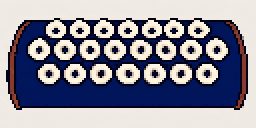
#> input picture assets/source/closeups/tries/pad/1-redrawn.png, 128 x 64 px, given in place of stage-left-s11.png, which was not available (shown 2 times larger)
$ python build_stage.py
#> lines starting #> are read from the running program, lines starting #| are printed output that depends on the picture
"""The Stardust Lounge's stage and near-catch 3's own pieces (deck 6; remade 2026-11-24,
docs/near-catch-3-remake-log.md), from assets/source/stage/gen/ (its README has the jobs) into assets/ship/stage/.

    python tools/build_stage.py

- `stage.png` (320 x 128, its left column the stage's forward end, its last row the row over the floor's line; washed
  12% toward the corridor wall, `STAGE_WASH`, as are the valance and the hatch's two pictures): the
  stage's left half as PixelLab redrew it from a flat rough (curtain, valance, lighting bar, star cloth, boards), its
  right half that half mirrored, and the drum kit, redrawn in the stage's own light from the game's own piece where it
  stands, pasted in by its box.
- `valance.png`: the valance cut from it by its reds and golds, laid again over what goes up behind it (Bumbot on
  the rope).
- `lamp.png`: the hanging lamp (generated; hung by the game on a cable, turned as it swings).
- `trap-open.png`: the open hatch (lid up, a ladder's top in the opening), what the inpaint drew in its box of the
  stage's own picture; `trap-shut.png`: its seam and ring in the boards, drawn by rule (flat by nature).
- `snag.png`: the rival's leap, his net on the lamp, his swing and his drop through the hatch: seventeen frames of
  128 x 128 (the picture's left column is `SNAG_X` px into the stage's), made by PixMiniMax on a green copy of the
  stage (he is navy on a navy cloth) from his run's frame to the place with the hatch open, and cut here: what is not
  green and not the place's own picture (the start's until the hatch opens, the end's after), the generator's own lamp
  and cable taken out (the game hangs its own behind his net, where each frame's was measured: `LENS`), loose specks
  dropped; set to the colours his own frames have in the people's sheet (`his_colours`: run after the people's build).
- `puff.png`: the flour out of the hatch, nine frames of 64 x 64: what differs from the place and is light.
- `stage.json`: where each stands.
"""
import json
from pathlib import Path

from PIL import Image, ImageDraw

ROOT = Path(__file__).resolve().parent.parent
SRC = ROOT / "assets" / "source" / "stage" / "gen"
OUT = ROOT / "assets" / "ship" / "stage"

W, H = 320, 128
DRUMS = (22, 72, 100, 128)          # the drum kit's box in the left half
TRAP_BOX = (90, 92, 132, 128)       # the open hatch's box in the stage's picture (the inpaint's mask)
SEAM = (112, 134)                   # the shut hatch's seam, from and to (stage px): over the open one's hole
SNAG_X = 48                         # the rival's clip: its left column in the stage's picture
SNAG_TRY, OPEN_FRAME = "snag-s23", 13
# The lamp's lens in each frame of his clip (clip px), measured from its yellow in the generated frames.
LENS = [(42, 33.5)] * 5 + [(44, 33.5), (46, 33.5), (49.1, 33.5), (50, 34.5), (52, 37.5), (53, 41.5), (53, 50.5),
                           (54, 65.5), (50, 74.5), (47, 77.5), (44, 77.5), (42, 77.5)]
PUFF_BOX, PUFF_FRAMES = (92, 64), range(2, 11)
LANTERNS = [48, 139]                # the lighting bar's lanterns in the left half (their lenses at row 31)
# The stage's picture is washed this far toward the corridor wall, as every background prop is toward it by its place's
# level (tools/build_ship_art.py's `WALL`): the user, 2026-11-24, of the stage in full colour: it "pops out too much
# ... add a bit of a wash to the stage"; the theatre's props round it came down from 12% to 6% (`-w6`) to meet it. Of six
# strengths drawn in the running game, the props 6% and the stage 12% (18% was in for a moment, on a "D" that was
# the male dancer's letter: the user, asked, "Back to 12%").
# The lamp, the people, the rival's clip and the flour are not washed: nothing she meets or watches is.
STAGE_WASH, WALL = 0.12, (0xE9, 0xDF, 0xCC)


def dist(a, b):
    return abs(a[0] - b[0]) + abs(a[1] - b[1]) + abs(a[2] - b[2])


def red(c):
    return (c[0] > 90 and c[0] > c[2] * 1.5 and c[0] > c[1] * 1.5) or (c[0] > 150 and c[1] > 100 and c[2] < 110)


def green(c):
    return c[1] > 120 and c[1] > c[0] * 1.6 and c[1] > c[2] * 1.6


def washed(im):
    out = im.convert("RGBA")
    px = out.load()
    for y in range(out.height):
        for x in range(out.width):
            r, g, b, a = px[x, y]
            if a:
                px[x, y] = (*(round(c + (w - c) * STAGE_WASH) for c, w in zip((r, g, b), WALL)), a)
    return out


def stage():
    half = Image.open(SRC / "stage-left-s11.png").convert("RGB")
    drums = Image.open(SRC / "redraw-left-drums.png").convert("RGB")
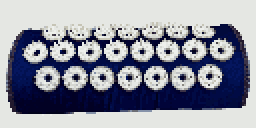
#> input picture assets/source/closeups/tries/pad/2-faithful.png, 128 x 64 px, given in place of redraw-left-drums.png, which was not available (shown 2 times larger)
    st = Image.new("RGB", (W, H))
#> st: PIL image 320x128 RGB; every value is 0
    st.paste(half, (0, 0))
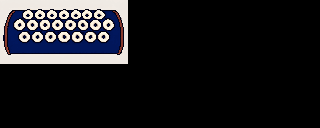
#> st: PIL image 320x128 RGB; mean R, G, B 27.9, 27.7, 30.6
    st.paste(half.transpose(Image.FLIP_LEFT_RIGHT), (W // 2, 0))
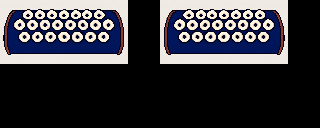
#> st: PIL image 320x128 RGB; mean R, G, B 55.9, 55.4, 61.1
    st.paste(drums.crop(DRUMS), DRUMS[:2])
    return st


def fronts(st):
    """The valance (the picture's top), by its reds and golds."""
    val = Image.new("RGBA", (W, 24), (0, 0, 0, 0))
#> val: PIL image 320x24 RGBA; every value is 0
    for x in range(W):
        rows = [y for y in range(24) if red(st.getpixel((x, y)))]
        for y in range(0, (max(rows) + 1) if rows else 0):          # (its dark folds too: all of it over its hem)
            val.putpixel((x, y), st.getpixel((x, y)) + (255,))
#> this loop made 320 passes
#> rows on passes 7 to 9: [23], [20, 21, 22, 23], [17, 18, 19, 20, 21]
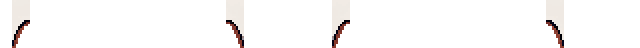
#> val: PIL image 320x24 RGBA (shown 2 times larger); mean R, G, B, A 16.3, 15, 14.7, 21.1; transparent parts drawn white
    return val


def trap(st):
    opened = Image.open(SRC / "trap-open-s21.png").convert("RGB")
    left = Image.open(SRC / "src-left-final.png").convert("RGB")
    x0, y0, x1, y1 = TRAP_BOX
    op = Image.new("RGBA", (x1 - x0, y1 - y0), (0, 0, 0, 0))
    for y in range(y0, y1):
        for x in range(x0, x1):
            a = opened.getpixel((x, y))
            if dist(a, left.getpixel((x, y))) > 24:
                op.putpixel((x - x0, y - y0), a + (255,))
    # Shut: a seam in the boards, seen a little from above as they are, and a brass ring.
    a, b = SEAM
    shut = Image.new("RGBA", (b - a + 4, 8), (0, 0, 0, 0))
    d = ImageDraw.Draw(shut)
    dark, ring = (40, 16, 20, 255), (217, 164, 59, 255)
    d.line((2, 0, b - a + 2, 0), fill=dark)
    d.line((0, 6, b - a, 6), fill=dark)
    d.line((2, 0, 0, 6), fill=dark)
    d.line((b - a + 2, 0, b - a, 6), fill=dark)
    d.rectangle(((b - a) // 2, 2, (b - a) // 2 + 1, 3), fill=ring)
    return op, shut


# [118 lines left out: functions his_colours, own, snag, specks, puff, not called in this run]


def main():
    OUT.mkdir(parents=True, exist_ok=True)
    st = stage()
    washed(st).convert("RGB").save(OUT / "stage.png")
    washed(fronts(st)).save(OUT / "valance.png")
    lamp = Image.open(SRC / "lamp-s4.png").convert("RGBA")
#> lamp is the input picture: PIL image 128x64 RGBA; mean R, G, B, A 142.9, 145.7, 159.9, 255
    lamp = lamp.crop(lamp.getbbox())
    lamp.save(OUT / "lamp.png")
    op, shut = trap(st)
    washed(op).save(OUT / "trap-open.png")
    washed(shut).save(OUT / "trap-shut.png")
    sn = snag(st)
    sn.save(OUT / "snag.png")
    pf = puff()
    pf.save(OUT / "puff.png")
    run = Image.open(ROOT / "assets" / "source" / "people" / "rival" / "charge" / "7.png").convert("RGBA")
    box = run.getbbox()
    start = 22 - (box[2] - box[0]) // 2 + run.width // 2 - box[0]
    layout = {
        "stage": {"w": W, "h": H, "lanterns": LANTERNS + [W - 1 - x for x in reversed(LANTERNS)], "lens": 31},
        "lamp": {"w": lamp.width, "h": lamp.height},
        "trap": {"open": list(TRAP_BOX[:2]), "shut": [SEAM[0] - 2, 119], "x": (SEAM[0] + SEAM[1]) // 2},
        "snag": {"x": SNAG_X, "cell": 128, "frames": 17, "open": OPEN_FRAME, "lens": LENS, "start": start},
        "puff": {"x": PUFF_BOX[0], "y": PUFF_BOX[1], "cell": 64, "frames": len(PUFF_FRAMES)},
    }
    (OUT / "stage.json").write_text(json.dumps(layout, indent=1) + "\n", encoding="utf8")
    print("stage", st.size, "lamp", lamp.size, "trap", op.size, shut.size, "snag", sn.size, "puff", pf.size)


if __name__ == "__main__":
#> (the run stopped early here; a loop or call above may not have finished)
